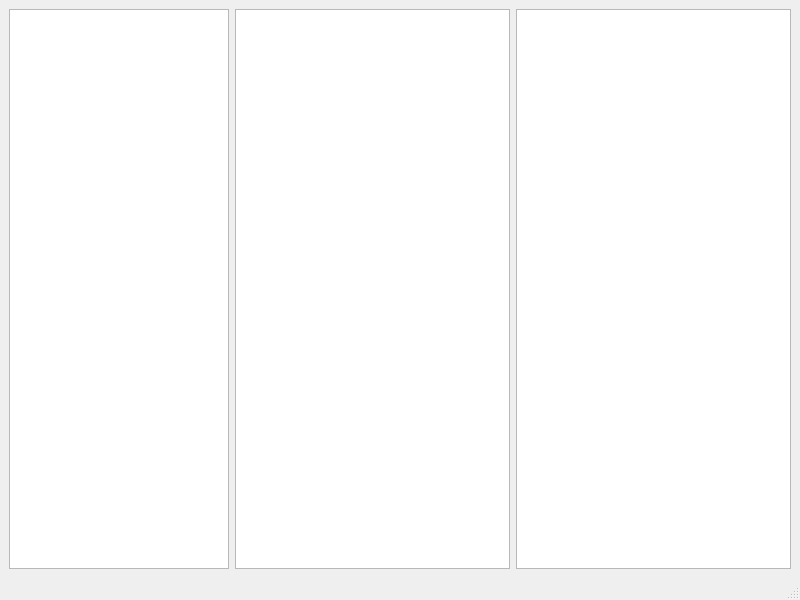
<?xml version="1.0" encoding="UTF-8"?>
<ui version="4.0">
 <class>MainWindow</class>
 <widget class="QMainWindow" name="MainWindow">
  <property name="geometry">
   <rect>
    <x>0</x>
    <y>0</y>
    <width>800</width>
    <height>600</height>
   </rect>
  </property>
  <property name="windowTitle">
   <string>MainWindow</string>
  </property>
  <widget class="QWidget" name="centralwidget">
   <layout class="QHBoxLayout" name="horizontalLayout_2">
    <item>
     <layout class="QHBoxLayout" name="horizontalLayout">
      <item>
       <widget class="QListWidget" name="file_list">
        <property name="maximumSize">
         <size>
          <width>220</width>
          <height>16777215</height>
         </size>
        </property>
       </widget>
      </item>
      <item>
       <widget class="QTextEdit" name="editor"/>
      </item>
      <item>
       <widget class="QTextEdit" name="preview">
        <property name="readOnly">
         <bool>true</bool>
        </property>
       </widget>
      </item>
     </layout>
    </item>
   </layout>
  </widget>
  <widget class="QMenuBar" name="menubar">
   <property name="geometry">
    <rect>
     <x>0</x>
     <y>0</y>
     <width>800</width>
     <height>21</height>
    </rect>
   </property>
  </widget>
  <widget class="QStatusBar" name="statusbar"/>
 </widget>
 <resources/>
 <connections/>
</ui>
